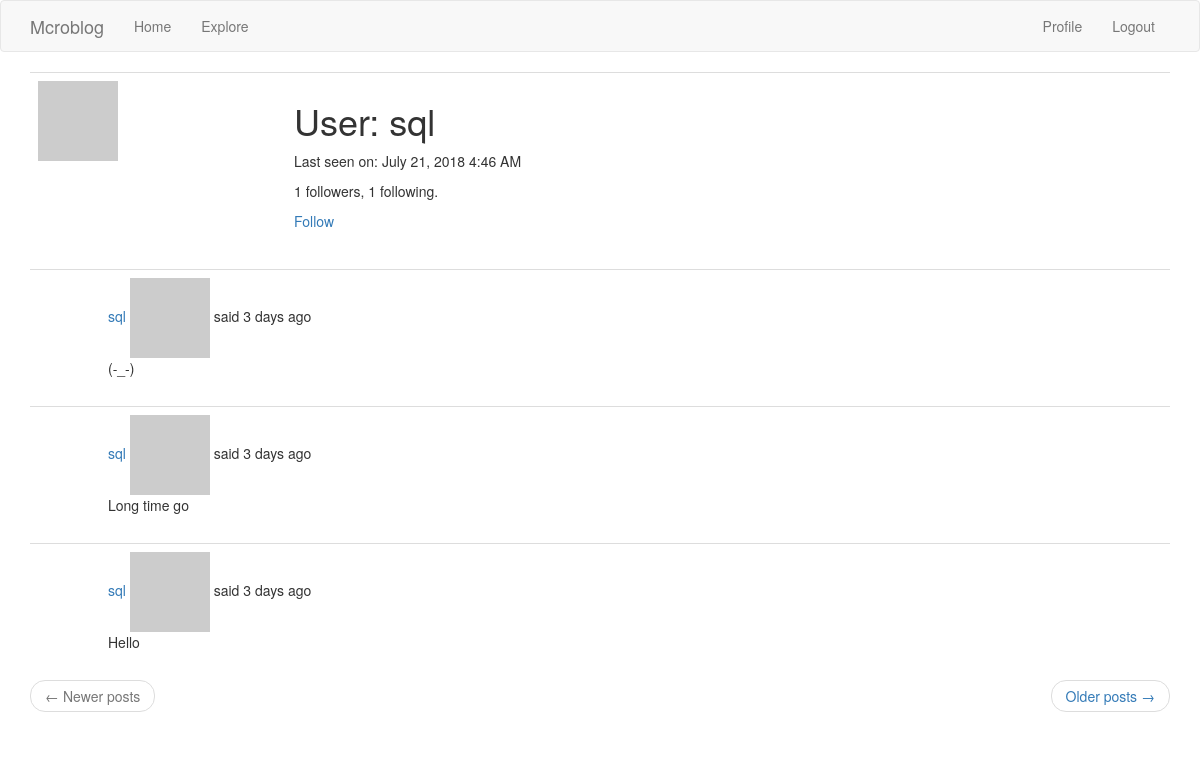
Page /user/sql (signed in) on the earlier database version.
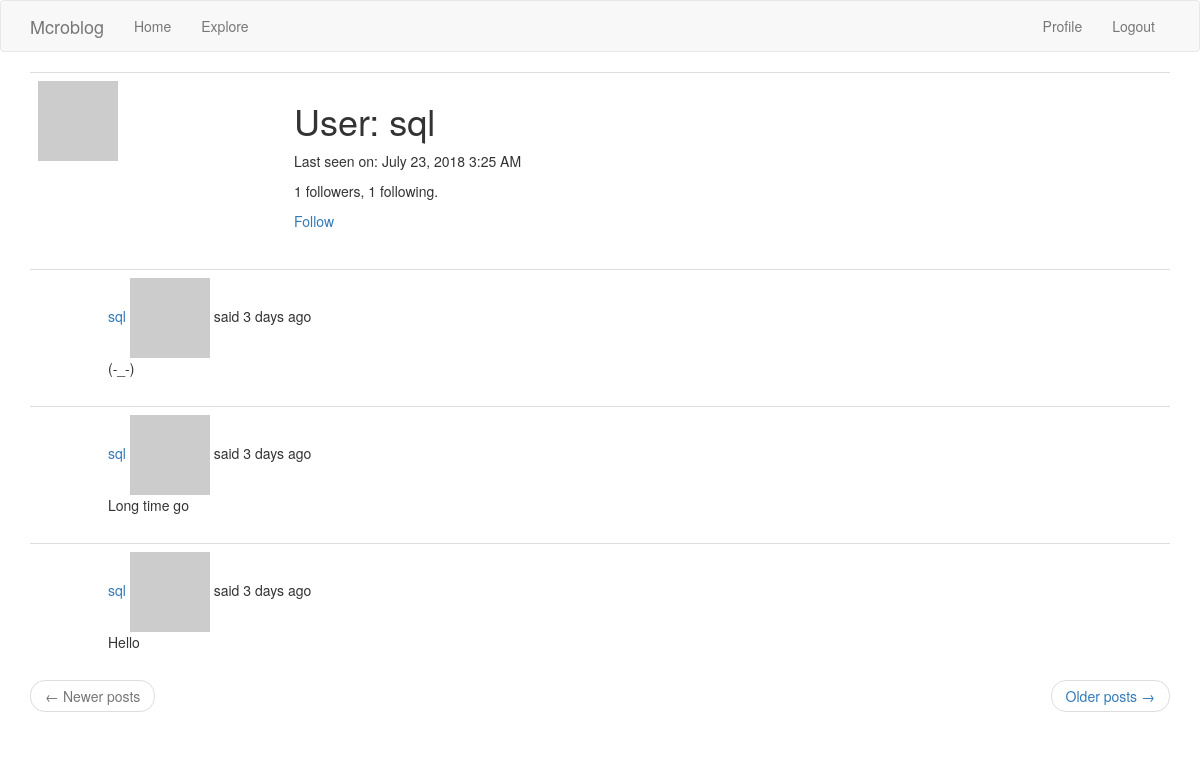
Same page on the later database version.
### app/models.py (models this page shows, shortened)
class User(UserMixin, db.Model):
    id = db.Column(db.Integer, primary_key=True)
    username = db.Column(db.String(64), index=True, unique=True)
    email = db.Column(db.String(120), index=True, unique=True)
    password_hash = db.Column(db.String(128))
    posts = db.relationship('Post', backref='author', lazy='dynamic')
    about_me = db.Column(db.String(140))
    last_seen = db.Column(db.DateTime, default=datetime.utcnow)
    followed = db.relationship(
        'User', secondary=followers,
        primaryjoin=(followers.c.follower_id == id),
        secondaryjoin=(followers.c.followed_id == id),
        backref=db.backref('followers', lazy='dynamic'),
        lazy='dynamic'
    )
    def is_following(self, user):
        return self.followed.filter(
            followers.c.followed_id == user.id).count() > 0
    def avatar(self, size):
        digest = md5(self.email.lower().encode('utf-8')).hexdigest()
        return 'https://www.gravatar.com/avatar/{}?d=identicon&s={}'.format(digest, size)

class Post(db.Model):
    id = db.Column(db.Integer, primary_key=True)
    body = db.Column(db.String(140))
    timestamp = db.Column(db.DateTime, index=True, default=datetime.utcnow)
    user_id = db.Column(db.Integer, db.ForeignKey('user.id'))

### app/routes.py (the view)
@app.route('/user/<username>')
@login_required
def user(username):
    user = User.query.filter_by(username=username).first_or_404()
    page = request.args.get('page', 1, type=int)
    posts = user.posts.order_by(Post.timestamp.desc()).paginate(
        page, app.config['POSTS_PER_PAGE'], False)
    next_url = url_for('user', username=user.username, page=posts.next_num) \
        if posts.has_next else None
    prev_url = url_for('user', username=user.username, page=posts.prev_num) \
        if posts.has_prev else None
    return render_template('user.html', user=user, posts=posts.items, next_url=next_url, prev_url=prev_url)

### app/models.py (called while the page is built)
@login.user_loader
def load_user(id):
    return User.query.get(int(id))

### app/routes.py (called while the page is built)
@app.before_request
def before_request():
    if current_user.is_authenticated:
        current_user.last_seen = datetime.utcnow()
        db.session.commit()
    g.locale = str(get_locale())

### app/templates/user.html (shortened to what this page needs)
{% extends "base.html" %}
{% block app_content %}
    <table class="table table-hover">
        <tr>
            <td width="256px"><img src="{{ user.avatar(256) }}"></td>
            <td>
                <h1>User: {{ user.username }}</h1>
                {% if user.last_seen %}<p>Last seen on: {{ moment(user.last_seen).format('LLL') }}</p>{% endif %}
                <p>{{ user.followers.count() }} followers, {{ user.followed.count() }} following.</p>
                {% if user == current_user %}
                    <p><a href="{{ url_for('edit_profile') }}">Edit your profile</a></p>
                {% elif not current_user.is_following(user) %}
                    <p><a href="{{ url_for('follow', username=user.username) }}">Follow</a></p>
                {% else %}
                    <p><a href="{{ url_for('unfollow', username=user.username) }}">Unfollow</a></p>
                {% endif %}
            </td>
        </tr>
    </table>
    {% for post in posts %}
        {% include '_post.html' %}
    {% endfor %}
    <nav aria-label="...">
        <ul class="pager">
            <li class="previous{% if not prev_url %} disabled{% endif %}">
                <a href="{{ prev_url or '#' }}">
                    <span aria-hidden="true">&larr;</span> Newer posts
                </a>
            </li>
            <li class="next{% if not next_url %} disabled{% endif %}">
                <a href="{{ next_url or '#' }}">
                    Older posts <span aria-hidden="true">&rarr;</span>
                </a>
            </li>
        </ul>
    </nav>
{% endblock %}

### app/templates/base.html (shortened to what this page needs)
{% extends 'bootstrap/base.html' %}
{% block navbar %}
    <nav class="navbar navbar-default">
        <div class="container">
            <div class="navbar-header">
                <a class="navbar-brand" href="{{ url_for('index') }}">Mcroblog</a>
            </div>
            <div class="collapse navbar-collapse" id="bs-example-navbar-collapse-1">
                <ul class="nav navbar-nav">
                    <li><a href="{{ url_for('index') }}">Home</a></li>
                    <li><a href="{{ url_for('explore') }}">Explore</a></li>
                </ul>
                <ul class="nav navbar-nav navbar-right">
                    {% if current_user.is_anonymous %}
                        <li><a href="{{ url_for('login') }}">Login</a></li>
                    {% else %}
                        <li><a href="{{ url_for('user', username=current_user.username) }}">Profile</a></li>
                        <li><a href="{{ url_for('logout') }}">Logout</a></li>
                    {% endif %}
                </ul>
            </div>
        </div>
    </nav>
{% endblock %}
{% block content %}
    <div class="container">
        {% block app_content %}{% endblock %}
    </div>
{% endblock %}

### app/templates/_post.html (shortened to what this page needs)
<table class="table table-hover">
    <tr>
        <td width="70px">
        </td>
        <td>
            <a href="{{ url_for('user', username=post.author.username) }}">
                {{ post.author.username }}
            </a>
            {{ _('%(username)s said %(when)s', username=user_link, when=moment(post.timestamp).fromNow()) }}
            <br>
            {{ post.body }}
        </td>
    </tr>
</table>

Differences in the rows shown:
changed User "sql": last_seen "July 21, 2018 4:46 AM" → "July 23, 2018 3:25 AM"
